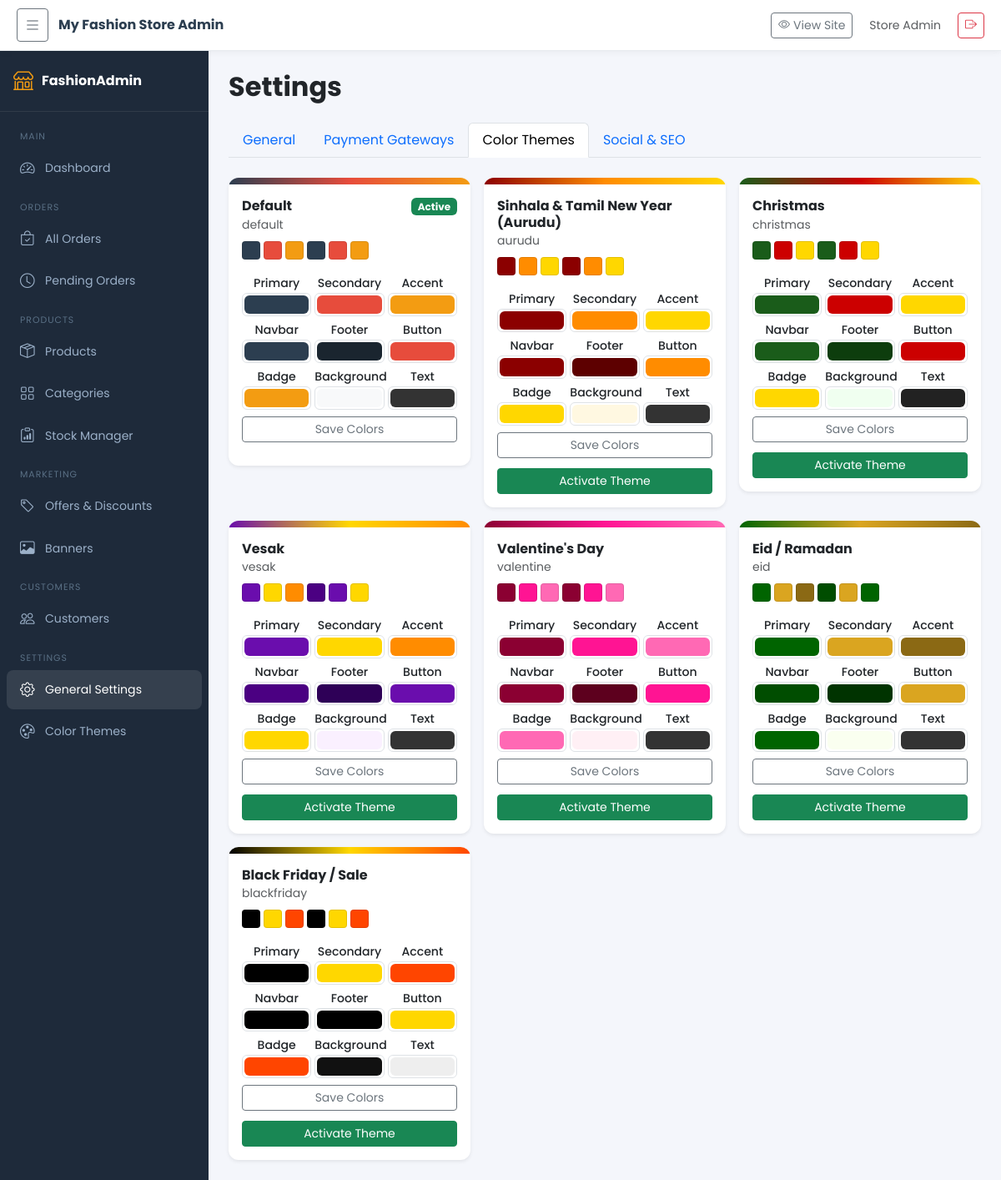
Page /admin/settings.php?tab=themes (signed in) on the committed database.
### tables this page shows
CREATE TABLE color_themes (
    id INT PRIMARY KEY AUTO_INCREMENT,
    theme_key VARCHAR(50) UNIQUE NOT NULL,
    theme_name VARCHAR(100) NOT NULL,
    primary_color VARCHAR(20) DEFAULT '#2c3e50',
    secondary_color VARCHAR(20) DEFAULT '#e74c3c',
    accent_color VARCHAR(20) DEFAULT '#f39c12',
    bg_color VARCHAR(20) DEFAULT '#ffffff',
    text_color VARCHAR(20) DEFAULT '#333333',
    navbar_color VARCHAR(20) DEFAULT '#2c3e50',
    footer_color VARCHAR(20) DEFAULT '#1a252f',
    button_color VARCHAR(20) DEFAULT '#e74c3c',
    badge_color VARCHAR(20) DEFAULT '#f39c12',
    is_active BOOLEAN DEFAULT FALSE,
    created_at TIMESTAMP DEFAULT CURRENT_TIMESTAMP
);

### admin/settings.php (the view, shortened to what this page needs)
<?php
$db = getDB();
$themes   = $db->query("SELECT * FROM color_themes ORDER BY id")->fetchAll();
$activeTab = $_GET['tab'] ?? 'general';
include __DIR__ . '/includes/admin_header.php';
?>
<div class="d-flex" id="adminWrapper">
<?php include __DIR__ . '/includes/admin_sidebar.php'; ?>
<div class="flex-grow-1 p-4" id="adminContent">
<h2 class="fw-bold mb-4">Settings</h2>
<ul class="nav nav-tabs mb-4">
  <li class="nav-item"><a class="nav-link <?= $activeTab==='general'?'active':'' ?>" href="?tab=general">General</a></li>
  <li class="nav-item"><a class="nav-link <?= $activeTab==='payment'?'active':'' ?>" href="?tab=payment">Payment Gateways</a></li>
  <li class="nav-item"><a class="nav-link <?= $activeTab==='themes'?'active':'' ?>" href="?tab=themes">Color Themes</a></li>
  <li class="nav-item"><a class="nav-link <?= $activeTab==='social'?'active':'' ?>" href="?tab=social">Social & SEO</a></li>
</ul>
<?php if ($activeTab === 'general'): ?>
<form method="POST" enctype="multipart/form-data">
  <?= csrf_field() ?>
  <input type="hidden" name="action_type" value="save_settings">
  <div class="row g-3">
    <div class="col-lg-8">
      <div class="card border-0 shadow-sm mb-3" style="border-radius:10px">
        <div class="card-header bg-white fw-bold">Store Identity</div>
        <div class="card-body">
          <div class="row g-3">
            <div class="col-md-6">
              <label class="form-label">Store Name</label>
              <input type="text" name="site_name" class="form-control" value="<?= htmlspecialchars($settings['site_name'] ?? '') ?>">
            </div>
            <div class="col-md-6">
              <label class="form-label">Tagline</label>
              <input type="text" name="site_tagline" class="form-control" value="<?= htmlspecialchars($settings['site_tagline'] ?? '') ?>">
            </div>
            <div class="col-md-6">
              <label class="form-label">Logo</label>
              <?php if ($settings['site_logo']): ?>
              <div class="mb-2"><img src="<?= UPLOAD_URL ?>logos/<?= htmlspecialchars($settings['site_logo']) ?>" height="50" class="border rounded p-1"></div>
              <?php endif; ?>
              <input type="file" name="site_logo" class="form-control" accept="image/*">
              <small class="text-muted">PNG/SVG with transparent background recommended</small>
            </div>
            <div class="col-md-6">
              <label class="form-label">Currency Symbol</label>
              <input type="text" name="currency_symbol" class="form-control" value="<?= htmlspecialchars($settings['currency_symbol'] ?? 'Rs.') ?>">
            </div>
            <div class="col-md-6">
              <label class="form-label">Shipping Fee (Rs.)</label>
              <input type="number" name="shipping_fee" class="form-control" value="<?= htmlspecialchars($settings['shipping_fee'] ?? '350') ?>">
            </div>
            <div class="col-md-6">
              <label class="form-label">Free Shipping Above (Rs.)</label>
              <input type="number" name="free_shipping_above" class="form-control" value="<?= htmlspecialchars($settings['free_shipping_above'] ?? '5000') ?>">
            </div>
          </div>
        </div>
      </div>
      <div class="card border-0 shadow-sm mb-3" style="border-radius:10px">
        <div class="card-header bg-white fw-bold">Contact Details</div>
        <div class="card-body">
          <div class="row g-3">
            <div class="col-md-6">
              <label class="form-label"><i class="fab fa-whatsapp text-success me-1"></i>WhatsApp Number</label>
              <input type="text" name="contact_whatsapp" class="form-control" placeholder="+94771234567" value="<?= htmlspecialchars($settings['contact_whatsapp'] ?? '') ?>">
            </div>
            <div class="col-md-6">
              <label class="form-label">Phone Number</label>
              <input type="text" name="contact_phone" class="form-control" value="<?= htmlspecialchars($settings['contact_phone'] ?? '') ?>">
            </div>
            <div class="col-md-6">
              <label class="form-label">Email</label>
              <input type="email" name="contact_email" class="form-control" value="<?= htmlspecialchars($settings['contact_email'] ?? '') ?>">
            </div>
            <div class="col-md-6">
              <label class="form-label">Address</label>
              <input type="text" name="contact_address" class="form-control" value="<?= htmlspecialchars($settings['contact_address'] ?? '') ?>">
            </div>
          </div>
        </div>
      </div>
      <div class="card border-0 shadow-sm mb-3" style="border-radius:10px">
        <div class="card-header bg-white fw-bold">Order Channels</div>
        <div class="card-body">
          <div class="form-check form-switch mb-2">
            <input class="form-check-input" type="checkbox" name="whatsapp_orders_enabled" id="waEnabled" <?= ($settings['whatsapp_orders_enabled'] ?? '1') === '1' ? 'checked' : '' ?>>
            <label class="form-check-label" for="waEnabled"><i class="fab fa-whatsapp text-success me-1"></i>Enable WhatsApp Orders button on products</label>
          </div>
          <div class="form-check form-switch">
            <input class="form-check-input" type="checkbox" name="portal_orders_enabled" id="portalEnabled" <?= ($settings['portal_orders_enabled'] ?? '1') === '1' ? 'checked' : '' ?>>
            <label class="form-check-label" for="portalEnabled"><i class="bi bi-globe me-1"></i>Enable Portal (Cart/Checkout) Orders</label>
          </div>
        </div>
      </div>
      <button type="submit" class="btn btn-primary px-5 fw-bold"><i class="bi bi-save me-2"></i>Save Settings</button>
    </div>
  </div>
</form>
<?php elseif ($activeTab === 'themes'): ?>
<div class="row g-3">
  <?php foreach ($themes as $t): ?>
  <div class="col-md-6 col-lg-4">
    <div class="card border-0 shadow-sm <?= $t['is_active'] ? 'border border-success border-2' : '' ?>" style="border-radius:12px; overflow:hidden">
      <div style="height:8px; background:linear-gradient(90deg, <?= $t['primary_color'] ?>, <?= $t['secondary_color'] ?>, <?= $t['accent_color'] ?>)"></div>
      <div class="card-body">
        <div class="d-flex justify-content-between align-items-start mb-2">
          <div>
            <h6 class="fw-bold mb-0"><?= htmlspecialchars($t['theme_name']) ?></h6>
            <small class="text-muted"><?= htmlspecialchars($t['theme_key']) ?></small>
          </div>
          <?php if ($t['is_active']): ?><span class="badge bg-success">Active</span><?php endif; ?>
        </div>
        <div class="d-flex gap-1 mb-3">
          <?php foreach (['primary_color','secondary_color','accent_color','navbar_color','button_color','badge_color'] as $cf): ?>
          <span style="width:22px;height:22px;border-radius:4px;background:<?= $t[$cf] ?>;border:1px solid rgba(0,0,0,0.1)" title="<?= $cf ?>"></span>
          <?php endforeach; ?>
        </div>
        <form method="POST" class="mb-2">
          <div class="row g-1 mb-2">
            <?php $colorFields = ['primary_color'=>'Primary','secondary_color'=>'Secondary','accent_color'=>'Accent','navbar_color'=>'Navbar','footer_color'=>'Footer','button_color'=>'Button','badge_color'=>'Badge','bg_color'=>'Background','text_color'=>'Text']; ?>
            <?php foreach ($colorFields as $field => $label): ?>
            <div class="col-4 text-center">
              <label class="form-label small mb-0"><?= $label ?></label>
              <input type="color" name="<?= $field ?>" class="form-control form-control-color w-100" value="<?= $t[$field] ?>" style="height:28px; padding:2px">
            </div>
            <?php endforeach; ?>
          </div>
          <button type="submit" class="btn btn-sm btn-outline-secondary w-100 mb-1">Save Colors</button>
        </form>
        <?php if (!$t['is_active']): ?>
        <form method="POST">
          <button type="submit" class="btn btn-sm btn-success w-100">Activate Theme</button>
        </form>
        <?php endif; ?>
      </div>
    </div>
  </div>
  <?php endforeach; ?>
</div>
<?php endif; ?>
</div></div>
<?php include __DIR__ . '/includes/admin_footer.php'; ?>

### rows in the picture
color_themes: theme_name "Default", theme_key "default", is_active "Active", label "Primary", primary_color "#2c3e50", label "Secondary", secondary_color "#e74c3c", label "Accent", accent_color "#f39c12", label "Navbar", navbar_color "#2c3e50", label "Footer", footer_color "#1a252f", label "Button", button_color "#e74c3c", label "Badge", badge_color "#f39c12", label "Background", bg_color "#f8f9fa", label "Text", text_color "#333333"
color_themes: theme_name "Sinhala & Tamil New Year (Aurudu)", theme_key "aurudu", label "Primary", primary_color "#8b0000", label "Secondary", secondary_color "#ff8c00", label "Accent", accent_color "#ffd700", label "Navbar", navbar_color "#8b0000", label "Footer", footer_color "#5d0000", label "Button", button_color "#ff8c00", label "Badge", badge_color "#ffd700", label "Background", bg_color "#fff8e1", label "Text", text_color "#333333"
color_themes: theme_name "Christmas", theme_key "christmas", label "Primary", primary_color "#1a5c1a", label "Secondary", secondary_color "#cc0000", label "Accent", accent_color "#ffd700", label "Navbar", navbar_color "#1a5c1a", label "Footer", footer_color "#0d3d0d", label "Button", button_color "#cc0000", label "Badge", badge_color "#ffd700", label "Background", bg_color "#f0fff0", label "Text", text_color "#222222"
color_themes: theme_name "Vesak", theme_key "vesak", label "Primary", primary_color "#6a0dad", label "Secondary", secondary_color "#ffd700", label "Accent", accent_color "#ff8c00", label "Navbar", navbar_color "#4b0082", label "Footer", footer_color "#2e0057", label "Button", button_color "#6a0dad", label "Badge", badge_color "#ffd700", label "Background", bg_color "#faf0ff", label "Text", text_color "#333333"
color_themes: theme_name "Valentine's Day", theme_key "valentine", label "Primary", primary_color "#8b0032", label "Secondary", secondary_color "#ff1493", label "Accent", accent_color "#ff69b4", label "Navbar", navbar_color "#8b0032", label "Footer", footer_color "#5d001e", label "Button", button_color "#ff1493", label "Badge", badge_color "#ff69b4", label "Background", bg_color "#fff0f5", label "Text", text_color "#333333"
color_themes: theme_name "Eid / Ramadan", theme_key "eid", label "Primary", primary_color "#006400", label "Secondary", secondary_color "#daa520", label "Accent", accent_color "#8b6914", label "Navbar", navbar_color "#004d00", label "Footer", footer_color "#003300", label "Button", button_color "#daa520", label "Badge", badge_color "#006400", label "Background", bg_color "#fafff0", label "Text", text_color "#333333"
color_themes: theme_name "Black Friday / Sale", theme_key "blackfriday", label "Primary", primary_color "#000000", label "Secondary", secondary_color "#ffd700", label "Accent", accent_color "#ff4500", label "Navbar", navbar_color "#000000", label "Footer", footer_color "#000000", label "Button", button_color "#ffd700", label "Badge", badge_color "#ff4500", label "Background", bg_color "#111111", label "Text", text_color "#eeeeee"

### other values in the picture
$siteName "My Fashion Store"
$_SESSION['admin_name'] "Store Admin"
